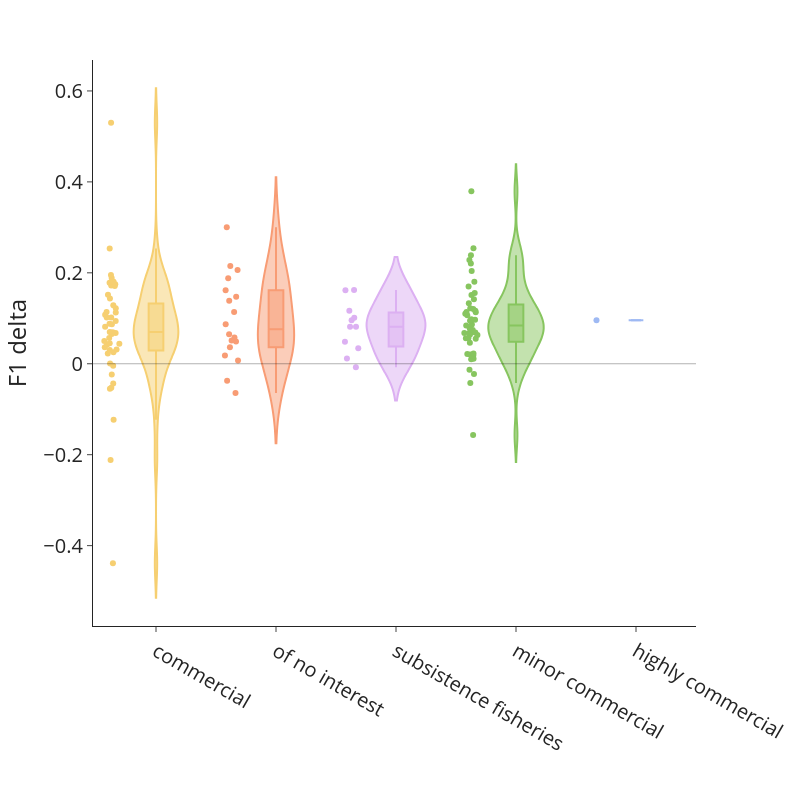

The notebook cell saved with this chart:
### Markdown cell above
#### Plot performance increase vs traits

### Code cell
t = 'importance' 

fig = px.violin(relevant_scores, x=t, y="progress", points = 'all', color = t,
                color_discrete_sequence= px.colors.qualitative.Pastel, box = True)
                #category_orders={'range': ['0-250', '250-500', '500-1000', '1000-1500', '1500-2000', '2000+']})


fig.update_layout(
    template='simple_white',
    width = 800, height=800,
    yaxis_title='F1 delta',
    xaxis_title='',
    font=dict(size=20),
    showlegend=False)
    

fig.add_shape(type="line",
    xref="paper",
    x0=0, y0=0,
    x1=1, y1=0,
    line=dict(
        color="black",
        width=1,
    ))

fig.show()

### Figure 1 — Plotly figure (JSON) as saved in the notebook; plotly's stock layout.template omitted (floating-point values rounded to 4 significant figures)
{"data": [{"alignmentgroup": "True", "box": {"visible": true}, "hovertemplate": "importance=%{x}<br>progress=%{y}<extra></extra>", "legendgroup": "commercial", "marker": {"color": "rgb(246, 207, 113)"}, "name": "commercial", "offsetgroup": "commercial", "orientation": "v", "points": "all", "scalegroup": "True", "showlegend": true, "type": "violin", "x": ["commercial", "commercial", "commercial", "commercial", "commercial", "commercial", "commercial", "commercial", "commercial", "commercial", "commercial", "commercial", "commercial", "commercial", "commercial", "commercial", "commercial", "commercial", "commercial", "commercial", "commercial", "commercial", "commercial", "commercial", "commercial", "commercial", "commercial", "commercial", "commercial", "commercial", "commercial", "commercial", "commercial", "commercial", "commercial", "commercial", "commercial", "commercial", "commercial", "commercial", "commercial", "commercial", "commercial", "commercial", "commercial"], "x0": " ", "xaxis": "x", "y": [-0.05513, -0.02349, 0.02258, 0.03045, 0.08681, -0.4388, 0.08772, 0.05664, 0.1078, 0.04426, 0.1518, 0.122, 0.000587, -0.0433, 0.1287, -0.004284, 0.03127, -0.1232, 0.02538, 0.1127, 0.04221, 0.09405, -0.2117, 0.08116, 0.1018, 0.1783, -0.05265, 0.1747, 0.03633, 0.1805, 0.1888, 0.1016, 0.0696, 0.2534, 0.06907, 0.0451, 0.1437, 0.05027, 0.06754, 0.5301, 0.1138, 0.1719, 0.1708, 0.06546, 0.195], "y0": " ", "yaxis": "y"}, {"alignmentgroup": "True", "box": {"visible": true}, "hovertemplate": "importance=%{x}<br>progress=%{y}<extra></extra>", "legendgroup": "of no interest", "marker": {"color": "rgb(248, 156, 116)"}, "name": "of no interest", "offsetgroup": "of no interest", "orientation": "v", "points": "all", "scalegroup": "True", "showlegend": true, "type": "violin", "x": ["of no interest", "of no interest", "of no interest", "of no interest", "of no interest", "of no interest", "of no interest", "of no interest", "of no interest", "of no interest", "of no interest", "of no interest", "of no interest", "of no interest", "of no interest", "of no interest", "of no interest", "of no interest"], "x0": " ", "xaxis": "x", "y": [0.03641, 0.1385, 0.05792, -0.03723, 0.04909, 0.0514, 0.06499, 0.3, 0.2148, 0.08667, 0.1136, 0.007024, -0.06435, 0.01807, 0.1616, 0.1472, 0.188, 0.2063], "y0": " ", "yaxis": "y"}, {"alignmentgroup": "True", "box": {"visible": true}, "hovertemplate": "importance=%{x}<br>progress=%{y}<extra></extra>", "legendgroup": "subsistence fisheries", "marker": {"color": "rgb(220, 176, 242)"}, "name": "subsistence fisheries", "offsetgroup": "subsistence fisheries", "orientation": "v", "points": "all", "scalegroup": "True", "showlegend": true, "type": "violin", "x": ["subsistence fisheries", "subsistence fisheries", "subsistence fisheries", "subsistence fisheries", "subsistence fisheries", "subsistence fisheries", "subsistence fisheries", "subsistence fisheries", "subsistence fisheries", "subsistence fisheries", "subsistence fisheries"], "x0": " ", "xaxis": "x", "y": [0.1621, 0.03418, 0.09557, 0.0814, 0.1619, 0.08111, 0.1165, 0.0485, -0.00786, 0.1014, 0.01139], "y0": " ", "yaxis": "y"}, {"alignmentgroup": "True", "box": {"visible": true}, "hovertemplate": "importance=%{x}<br>progress=%{y}<extra></extra>", "legendgroup": "minor commercial", "marker": {"color": "rgb(135, 197, 95)"}, "name": "minor commercial", "offsetgroup": "minor commercial", "orientation": "v", "points": "all", "scalegroup": "True", "showlegend": true, "type": "violin", "x": ["minor commercial", "minor commercial", "minor commercial", "minor commercial", "minor commercial", "minor commercial", "minor commercial", "minor commercial", "minor commercial", "minor commercial", "minor commercial", "minor commercial", "minor commercial", "minor commercial", "minor commercial", "minor commercial", "minor commercial", "minor commercial", "minor commercial", "minor commercial", "minor commercial", "minor commercial", "minor commercial", "minor commercial", "minor commercial", "minor commercial", "minor commercial", "minor commercial", "minor commercial", "minor commercial", "minor commercial", "minor commercial", "minor commercial", "minor commercial", "minor commercial", "minor commercial", "minor commercial", "minor commercial", "minor commercial", "minor commercial", "minor commercial", "minor commercial", "minor commercial", "minor commercial", "minor commercial", "minor commercial", "minor commercial"], "x0": " ", "xaxis": "x", "y": [0.1141, -0.02272, 0.0967, 0.01001, 0.06362, 0.01719, -0.1566, 0.02041, 0.06743, 0.2386, -0.01346, 0.1202, 0.05509, 0.08608, 0.02269, 0.09448, 0.1168, 0.1554, 0.04639, 0.06879, 0.02121, 0.06778, 0.05625, 0.1102, 0.1513, 0.09803, 0.1697, -0.04243, 0.08401, 0.122, 0.018, 0.05598, 0.0686, 0.1419, 0.01095, 0.1333, 0.2281, 0.07436, 0.1066, 0.06327, 0.2205, 0.2543, 0.1131, 0.07826, 0.1802, 0.3795, 0.2038], "y0": " ", "yaxis": "y"}, {"alignmentgroup": "True", "box": {"visible": true}, "hovertemplate": "importance=%{x}<br>progress=%{y}<extra></extra>", "legendgroup": "highly commercial", "marker": {"color": "rgb(158, 185, 243)"}, "name": "highly commercial", "offsetgroup": "highly commercial", "orientation": "v", "points": "all", "scalegroup": "True", "showlegend": true, "type": "violin", "x": ["highly commercial"], "x0": " ", "xaxis": "x", "y": [0.09574], "y0": " ", "yaxis": "y"}], "layout": {"font": {"size": 20}, "height": 800, "legend": {"title": {"text": "importance"}, "tracegroupgap": 0}, "margin": {"t": 60}, "shapes": [{"line": {"color": "black", "width": 1}, "type": "line", "x0": 0, "x1": 1, "xref": "paper", "y0": 0, "y1": 0}], "showlegend": false, "violinmode": "overlay", "width": 800, "xaxis": {"anchor": "y", "categoryarray": [null, "commercial", "of no interest", "subsistence fisheries", "minor commercial", "highly commercial"], "categoryorder": "array", "domain": [0, 1], "title": {"text": ""}}, "yaxis": {"anchor": "x", "domain": [0, 1], "title": {"text": "F1 delta"}}}}
